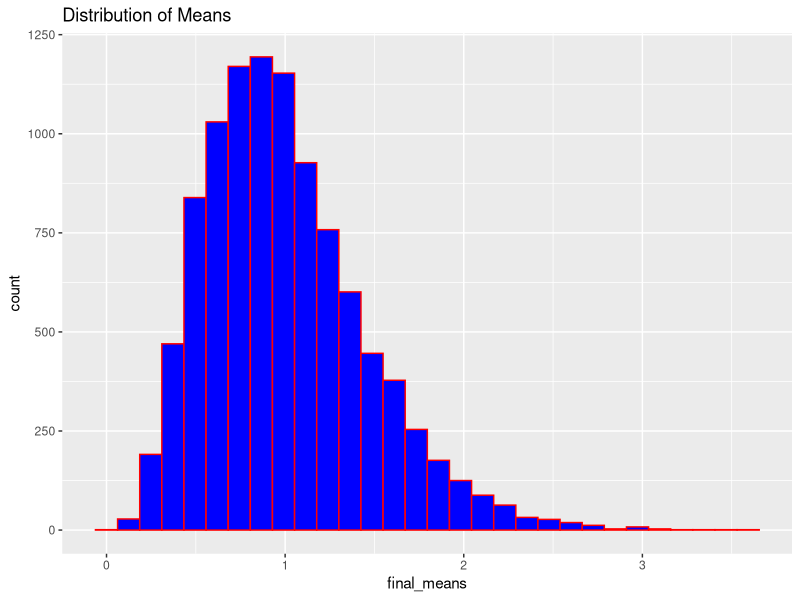
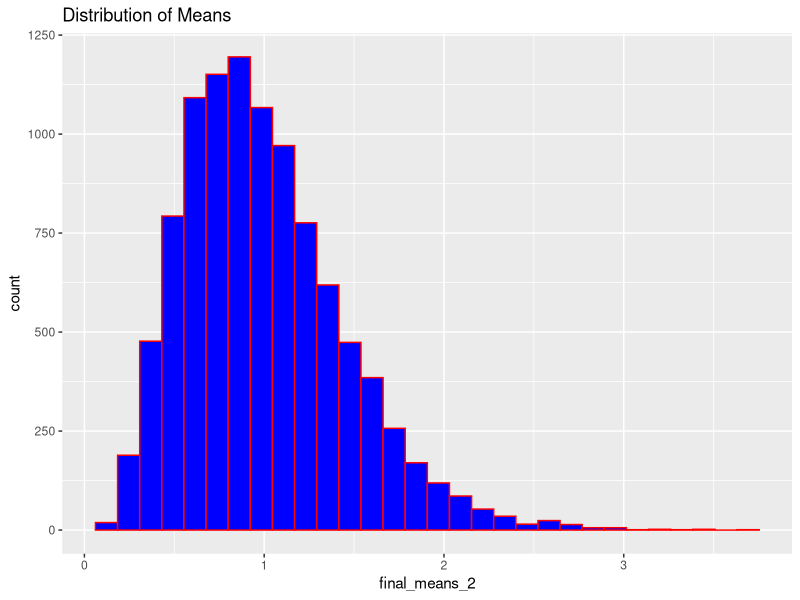
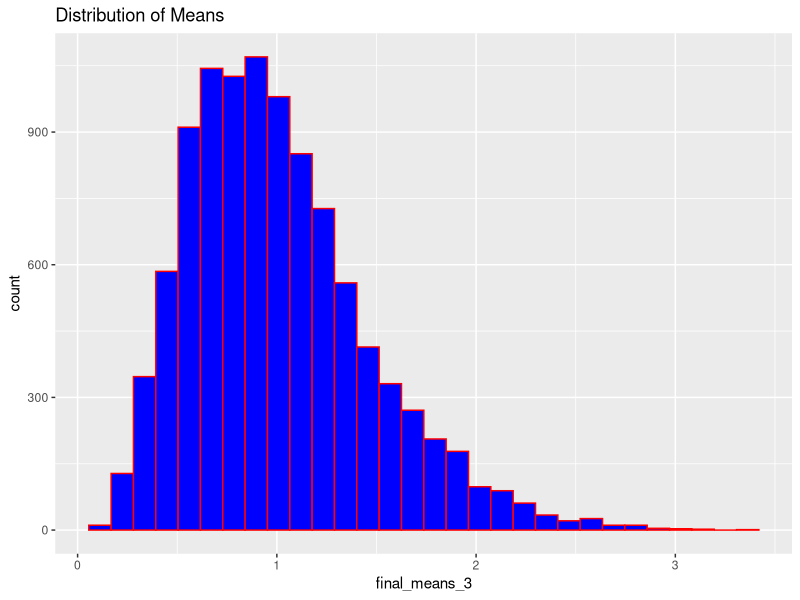
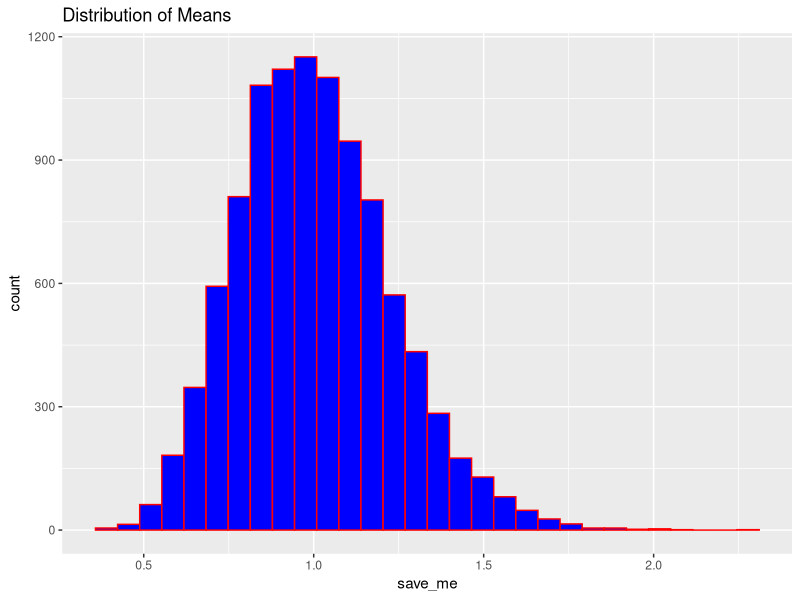

These charts were generated, in order, by the following R code:
#####Problem 1:
#Copy paste and run the tribble given below.
library(tidyverse)
tribble( ~x, ~y, ~w, ~z,
         210,   300,   220,   180,
         102,   100,   119,   187,
         176,   175,   188,   173,
         87,    95,   91,     94,
         202,   210,  234,    218,
         110,   122,  131,    128,
) -> dt
dt

## 1a) Use and show a map function to find the “mean” of each column of the dt data table
map_dbl(dt, mean)

## 1b) Use and show a map function to find the “standard deviation” of each column of the dt data table.
map_dbl(dt, sd)

## 1c) Use and show a map function that will calculate the “square root” of each value of each column of the data table dt.
map_df(dt, sqrt)

## 1d) Use and show a map function that will calculate the “square root” of each value of each column of the data table dt.
summary(dt)


##### Problem 2: 
library(ggplot2)

myfunction <- function(){
  s_means <- numeric(10000)
  for(i in seq_len(10000)) {
    s <- rexp(5, rate = 1)
    s_means[i] <- mean(s)
  }
  return(s_means)
} 
final_means <- myfunction()
ggplot(data=data.frame(final_means), aes(x=final_means))+
  geom_histogram(color = "red", fill = "blue")+
  labs(title = "Distribution of Means") 


## 2a) Repeat part 1 by using a map_*() function
map_function <- function(){
  s_means <- map_dbl(1:10000, ~mean(rexp(5, rate = 1)))
  return(s_means)
}  
final_means_2 <- map_function()

ggplot(data=data.frame(final_means_2), aes(x=final_means_2))+
  geom_histogram(color="red", fill = "blue")+
  labs(title = "Distribution of Means")

## 2b) Repeat part 1 by using the replicate() function
replicate_function <- function(){
  s_means <- replicate(10000, mean(rexp(5, rate = 1)))
  return(s_means)
} 
final_means_3 <- replicate_function() 

ggplot(data=data.frame(final_means_3), aes(x=final_means_3))+
  geom_histogram(color="red", fill = "blue")+
  labs(title = "Distribution of Means")

## 2c) Use a another for loop that will print out plots for sample sizes of 5, 10, and 20 observations (instead of just 5).
new_numbers <- c(5,10,20)
more_means <- function(new_numbers,n_iterations=10000) {
  s_means <- numeric(n_iterations)
  for(i in 1:n_iterations){
    s <- rexp(new_numbers, rate = 1)
    s_means[i] <- mean(s)
  }
  return(s_means)
} 
for (size in new_numbers)
  save_me <-more_means(size)
ggplot(data=data.frame(save_me), aes(x=save_me))+
  geom_histogram(color = "red", fill = "blue")+
  labs(title = "Distribution of Means") 
    
